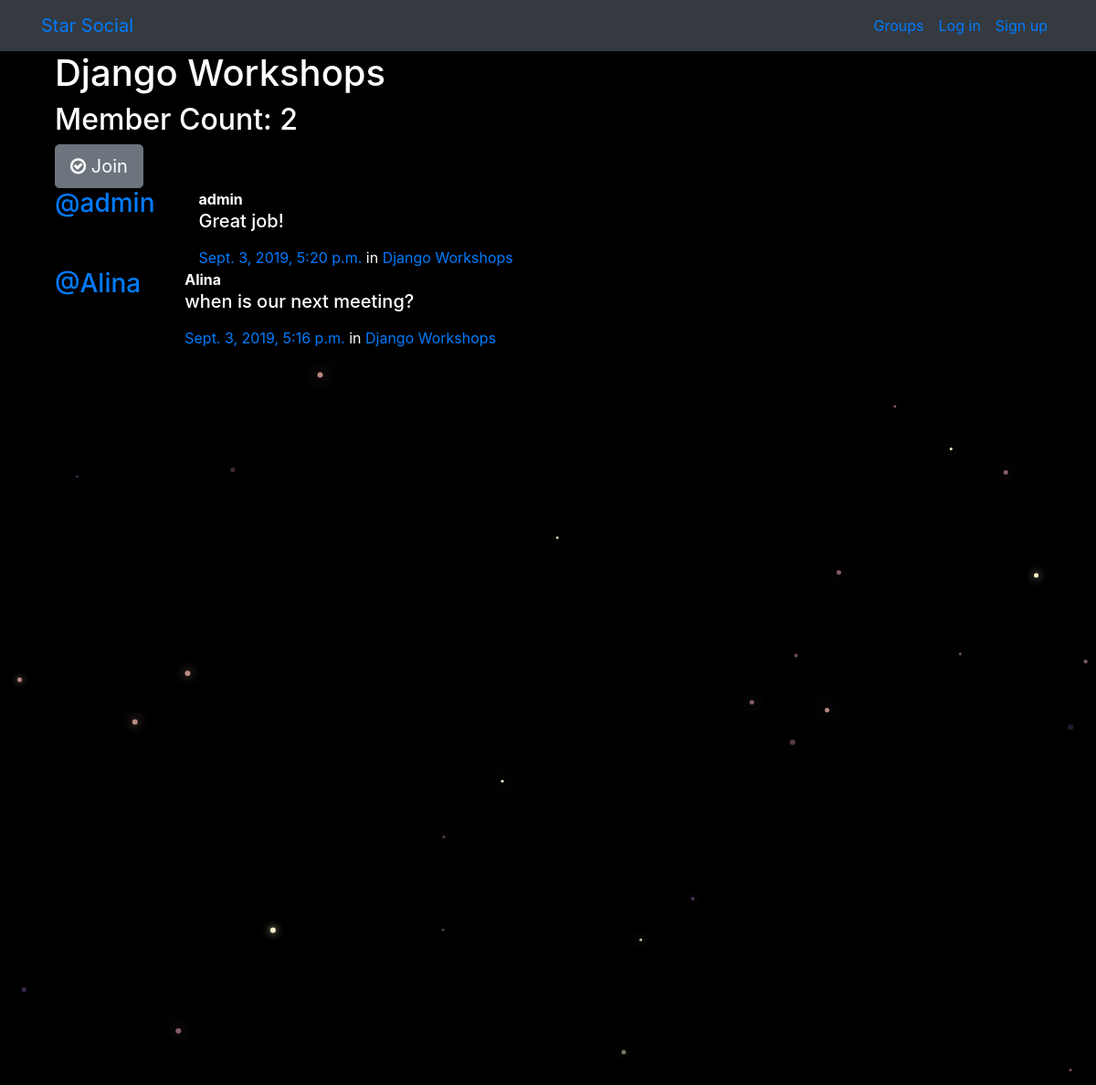
Screenshot of /groups/posts/in/django-workshops/ with the database file from the repository.
### groups/models.py (models this page shows, shortened)
class Group(models.Model):
    name = models.CharField(max_length=255, unique=True)
    slug = models.SlugField(allow_unicode=True, unique=True)
    description = models.TextField(blank=True, default='')
    description_html = models.TextField(editable=False, default='', blank=True)
    members = models.ManyToManyField(User,through="GroupMember")
    class Meta:
        ordering = ["name"]

### posts/models.py (models this page shows, shortened)
class Post(models.Model):
    user = models.ForeignKey(User, related_name="posts",on_delete=models.CASCADE)
    created_at = models.DateTimeField(auto_now=True)
    message = models.TextField()
    message_html = models.TextField(editable=False)
    group = models.ForeignKey(Group, related_name="posts",null=True, blank=True,on_delete=models.CASCADE)
    class Meta:
        ordering = ["-created_at"]
        unique_together = ["user", "message"]

### groups/views.py (the view)
# urls.py: path("posts/in/<slug>/",views.SingleGroup.as_view(),name="single"),
class SingleGroup(generic.DetailView):
    model = Group

### groups/templates/groups/group_detail.html
{% extends 'groups/group_base.html' %}
{% block pregroup %}
<div class="container">
  <h1>{{group.name}}</h1>
  <h2> Member Count: {{group.members.count}}</h2>
  <div class="content">
  	{% if user in group.members.all %}
  		<a href="{% url 'groups:leave' slug=group.slug %}" class="btn btn-lg btn-warning"><span class="fa fa-times-circle-o"></span> Leave</a>
  	{% else %}
  		<a href="{% url 'groups:join' slug=group.slug %}" class="btn btn-lg btn-secondary"><span class="fa fa-check-circle-o"></span> Join</a>
  	{% endif %}
  </div>
</div>
{% endblock %}
{% block group_content %}
<div class="col-md-8">
	{% if group.posts.count == 0 %}
	<h2>No posts in this group yet!</h2>
	{% else %}
		{% for post in group.posts.all %}
			{% include "posts/_post.html" %}
		{% endfor %}
	{% endif %}
</div>
{% endblock %}

### posts/templates/posts/_post.html (shortened to what this page needs)
<div class="media">
	<h3 class="mr-5"><a href="{% url 'posts:for_user' username=post.user.username %}">@{{ post.user.username }}</a></h3>
	<div class="media-body">
		<strong>{{ post.user.username }}</strong>
		<h5>{{ post.message_html|safe }}</h5>
			<time class="time"><a href="{% url 'posts:single' username=post.user.username pk=post.pk %}">{{ post.created_at }}</a></time>
			{% if post.group %}
			<span class="group-name">in <a href="#">{{ post.group.name }}</a></span>
			{% endif %}
	</div>
</div>

### static/socialnetwork/css/master.css (style rules this page uses)
body { margin: 0; overflow: hidden; background-color: black; color:white; }

### rows the page displays
Group: name "Django Workshops", members.count "2"
Post: user.username "admin", message_html "Great job!", created_at "Sept. 3, 2019, 5:20 p.m.", group.name "Django Workshops"
Post: user.username "Alina", message_html "when is our next meeting?", created_at "Sept. 3, 2019, 5:16 p.m.", group.name "Django Workshops"
